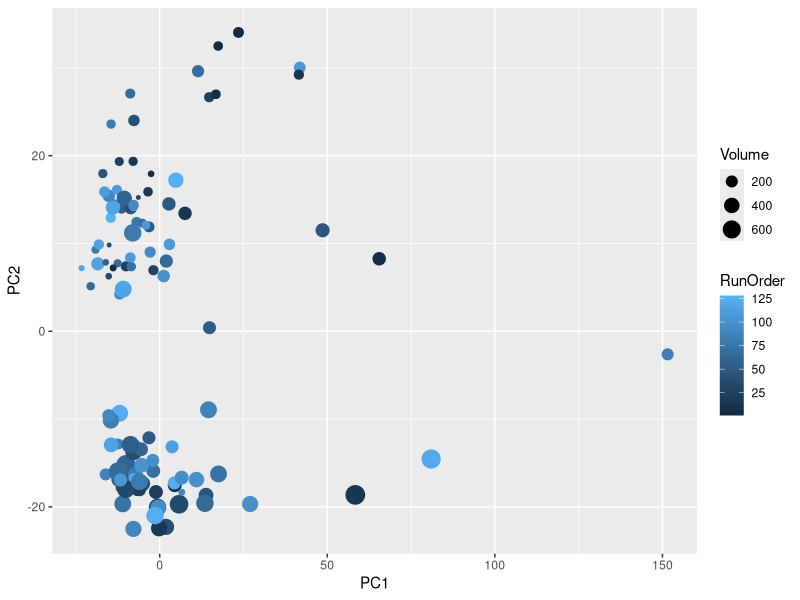
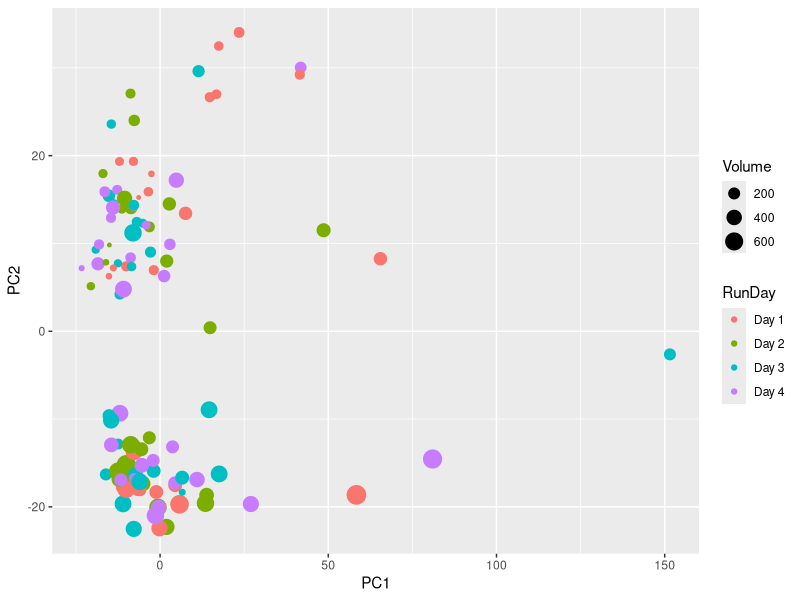
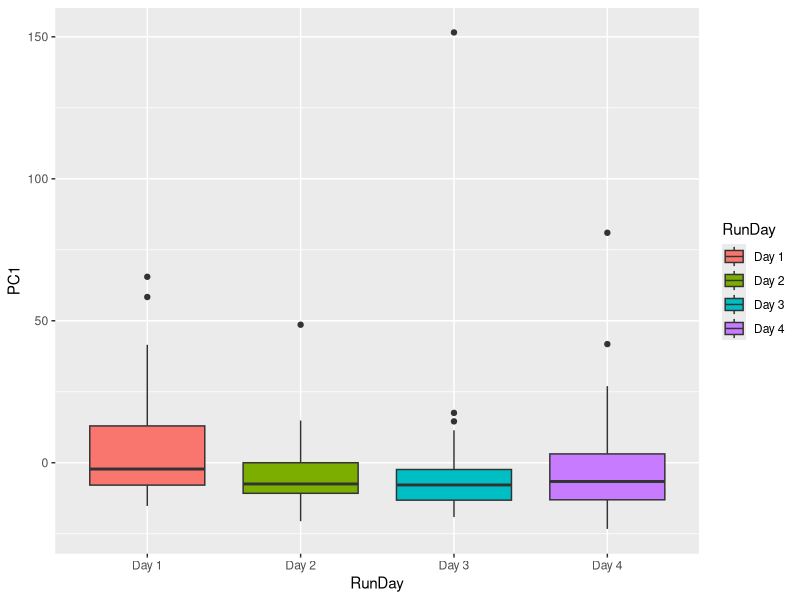
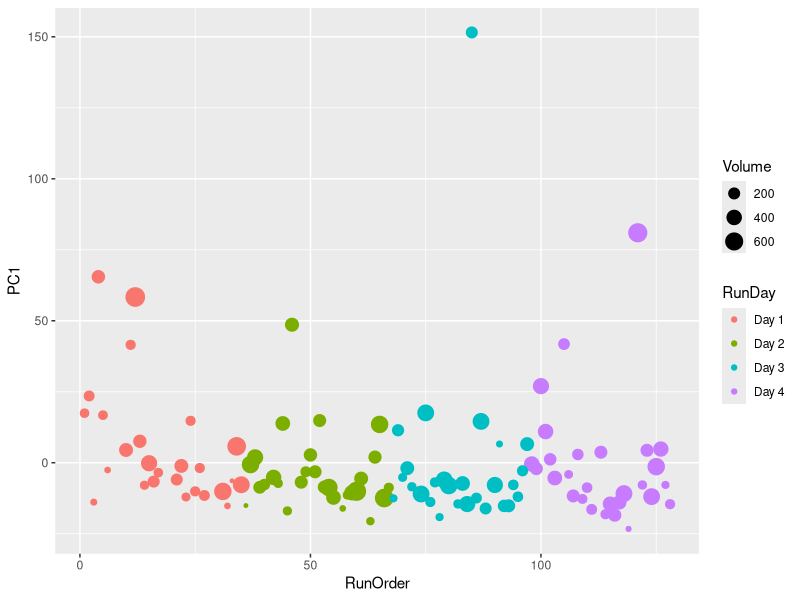
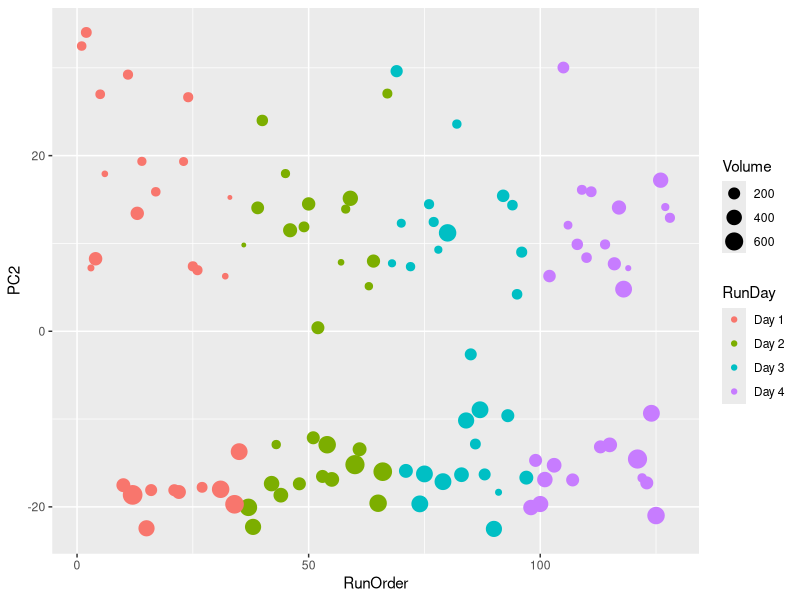

The R source for these figures, in order: (Note: this script raises an error after producing the figures.)

library(ggplot2)
library(cowplot)

setwd("/Users/ijmiller2/Desktop/UW_2019/UrineMetabolomics/RealTimeUrineMetabolomics/")

PCA_df = read.table("data/PC1and2WithVolumesRunOrder.tsv", header = TRUE, sep = "\t")

ggplot(data=PCA_df, aes(x=PC1, y=PC2)) +
  geom_point(aes(col=RunOrder, size = Volume))

a <- ggplot(data=PCA_df, aes(x=PC1, y=PC2)) +
  geom_point(aes(col=RunDay, size = Volume))
a

ggplot(data=PCA_df, aes(RunDay, PC1)) +
  geom_boxplot(aes(fill=RunDay))

ggplot(data=PCA_df, aes(x=RunOrder, y=PC1)) +
  geom_point(aes(col=RunDay, size = Volume))

ggplot(data=PCA_df, aes(x=RunOrder, y=PC2)) +
  geom_point(aes(col=RunDay, size = Volume))


### QC plot ### 

# A. color by user, size by volume
a <- ggplot(data=PCA_df, aes(x=PC1, y=PC2)) +
  geom_point(aes(col=Individual, size = Volume), alpha = 0.5) +
  scale_colour_manual(values=c("#0000FF", "#FF0000"), 
                    name="Subject", 
                    labels=c("Subject 1", "Subject 2"))

# B. density plot of volumes
b <- ggplot(data=PCA_df, aes(Volume)) +
  geom_density(aes(fill=Individual), alpha=0.5) +
  scale_fill_manual(values=c("#0000FF", "#FF0000"), 
                      name="Subject", 
                      labels=c("Subject 1", "Subject 2"))

# comparing volumes
t.test(subset(PCA_df, Subject=="Subject1")$Volume, subset(PCA_df, Subject=="Subject2")$Volume, var.equal = F)

# C. color by run number
c <- ggplot(data=PCA_df, aes(x=PC1, y=PC2)) +
  geom_point(aes(col=RunOrder), alpha = 0.8, size=5)

# D. Color by run day
d <- ggplot(data=PCA_df, aes(x=PC1, y=PC2)) +
  geom_point(aes(col=factor(RunDay)), alpha = 0.8, size=5)

p <- plot_grid(a, b, c, d, labels = "AUTO", hjust = 0, vjust = 1,
               scale = c(1., 1., 1., 1.))
p
